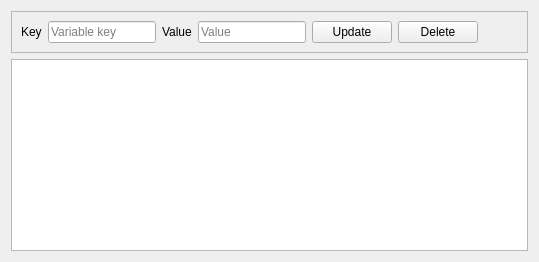
            <widget class="QWidget" name="pVariable">
             <layout class="QVBoxLayout" name="verticalLayout_4">
              <item>
               <widget class="QFrame" name="fVar">
                <property name="minimumSize">
                 <size>
                  <width>0</width>
                  <height>25</height>
                 </size>
                </property>
                <property name="frameShape">
                 <enum>QFrame::Shape::StyledPanel</enum>
                </property>
                <property name="frameShadow">
                 <enum>QFrame::Shadow::Raised</enum>
                </property>
                <layout class="QHBoxLayout" name="horizontalLayout_14">
                 <item>
                  <widget class="QLabel" name="label_12">
                   <property name="text">
                    <string>Key</string>
                   </property>
                  </widget>
                 </item>
                 <item>
                  <widget class="QLineEdit" name="leUpdateKey">
                   <property name="placeholderText">
                    <string>Variable key</string>
                   </property>
                  </widget>
                 </item>
                 <item>
                  <widget class="QLabel" name="label_13">
                   <property name="text">
                    <string>Value</string>
                   </property>
                  </widget>
                 </item>
                 <item>
                  <widget class="QLineEdit" name="leUpdateValue">
                   <property name="placeholderText">
                    <string>Value</string>
                   </property>
                  </widget>
                 </item>
                 <item>
                  <widget class="QPushButton" name="pbUpdateVarDisplay">
                   <property name="text">
                    <string>Update</string>
                   </property>
                  </widget>
                 </item>
                 <item>
                  <widget class="QPushButton" name="pbDeleteSelectedVar">
                   <property name="text">
                    <string>Delete</string>
                   </property>
                  </widget>
                 </item>
                 <item>
                  <spacer name="horizontalSpacer_7">
                   <property name="orientation">
                    <enum>Qt::Orientation::Horizontal</enum>
                   </property>
                   <property name="sizeHint" stdset="0">
                    <size>
                     <width>40</width>
                     <height>20</height>
                    </size>
                   </property>
                  </spacer>
                 </item>
                </layout>
               </widget>
              </item>
              <item>
               <widget class="QTreeView" name="tvVariables"/>
              </item>
             </layout>
            </widget>
